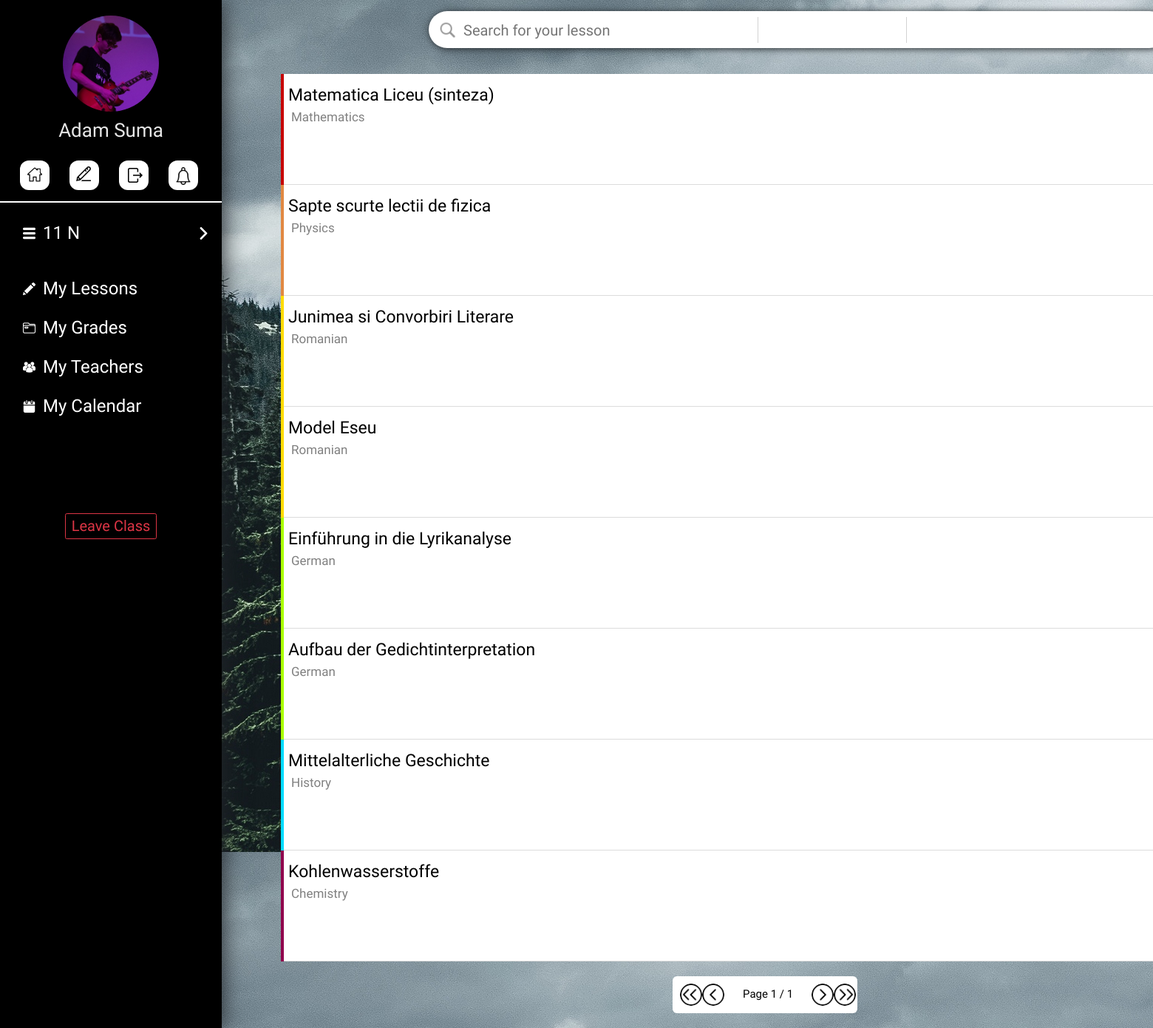
/welcome/student/lessons/0/ (signed in), run on the app's committed database.
### account/models.py (models this page shows, shortened)
class Userprofile(models.Model):
    TYPE_CHOICES = (
        ('student', 'Student'),
        ('teacher', 'Teacher')
    )
    user = models.OneToOneField(User, on_delete=models.CASCADE)
    user_type = models.CharField(max_length=30, choices=TYPE_CHOICES)
    profile_picture = models.ImageField(upload_to=profile_image_path, blank=True, null=True)
    main_class = models.ForeignKey(MainClass, on_delete=models.SET_NULL, null=True, blank=True)
    id_number = models.IntegerField(blank=False, null=True)
    teaching_subject = models.CharField(max_length=100, blank=False, null=True)
    teaching_certificate = models.FileField(upload_to=certificate_file_path, blank=False, null=True)

class MainClass(models.Model):
    name = models.CharField(max_length=30)
    year = models.IntegerField(default=1)

class Lesson(models.Model):
    title = models.TextField(max_length=100)
    sub_class = models.ForeignKey(SubClass, on_delete=models.CASCADE, null=False)
    text = models.TextField(max_length=1000)
    date_added = models.DateField(auto_now_add=True)
    def pdf_upload_path(self, filename):
        return "lessons/" + self.sub_class.main_class.name + "/" + self.sub_class.name + "/" + filename
    pdf = models.FileField(upload_to=pdf_upload_path, null=True, blank=True)

class SubClass(models.Model):
    name = models.CharField(max_length=30,blank=False,  null=False)
    subject = models.CharField(max_length=40, blank=False, null=False)
    teacher = models.ForeignKey(Userprofile, on_delete=models.SET_NULL, null=True)
    main_class = models.ForeignKey(MainClass, on_delete=models.CASCADE, null=False)
    color_code = models.CharField(max_length=6, default="C70000")

### account/views.py (the view)
# urls.py: url(r'^student/lessons/(?P<subclass_id>[0-9]+)/$', views.student_lessons, name='student_lessons'),
@login_required
def student_lessons(request, subclass_id):
    template_name = "account/basic/student_lessons.html"
    search_input = request.GET.get('search')
    if request.user.userprofile.user_type == 'teacher':
        return redirect('account:teacher_register')
    main_class = request.user.userprofile.main_class
    if subclass_id == '0':
        lesson_list = Lesson.objects.filter(sub_class__main_class=main_class).order_by('-date_added')
    else:
        if SubClass.objects.filter(id=subclass_id):
            lesson_list = Lesson.objects.filter(sub_class=SubClass.objects.get(id=subclass_id), sub_class__main_class=main_class).order_by('-date_added')
        else:
            return redirect('account:student_home')
    if search_input:
        lesson_list = lesson_list.filter(Q(title__icontains=search_input) | Q(date_added__icontains=search_input) | Q(sub_class__name__icontains=search_input))
        return render(request, template_name, context={'lessons': lesson_list, 'subclass_id': subclass_id})
    paginator = Paginator(lesson_list, 25)
    page = request.GET.get('page')
    lessons = paginator.get_page(page)
    return render(request, template_name, context={'lessons': lessons, 'subclass_id': subclass_id})

### account/templates/account/basic/student_lessons.html (shortened to what this page needs)
{% extends 'account/base.html' %}
{% block body %}
<div style="margin-left:33rem;">
    <div class="top-bar">
        <form method='GET' action="{% url 'account:student_lessons' subclass_id %}">
            <img src="/media/extra/search.png" style="height:3rem; width:3rem;margin-top:1rem;margin-left:1rem;float:left;">
            <input class="search" name='search' value="{{request.GET.search}}" placeholder="Search for your lesson">
        </form>
    </div>
    <br>
    <br>
    <br>
    <br>
    <div class="lesson-container">
    <br>
    {% for lesson in lessons %}
        <a href="{% url 'account:student_lesson' lesson.sub_class.id lesson.id%}" style="color:black;">
        <div class="list-card" style="border-bottom: 0.1rem solid #DCDCDC;">
            <div style="background-color:#{{lesson.sub_class.color_code}}; width:0.4rem; height:15rem;float:left;"></div>
            <h1 class="lesson-title">{{lesson.title}}</h1>
            <h1 class="lesson-subtitle">{{lesson.sub_class.name}}</h1>
        </div>
        <div style="height:0.1rem; width:140rem;float:left;margin-bottom:-0.1rem;"></div>
        </a>
    {% endfor %}
    </div>
    <center>
    <div class="pagination" style="background-color:white;width:25rem;height:5rem;border-radius: 0.6rem 0.6rem 0.6rem 0.6rem;margin-left:58rem;">
        <span class="step-links" >
            {% if lessons.has_previous %}
                <a href="?page=1" style="float:left">
                    <div style="border-radius: 20%;float:left;margin-top:1rem;margin-left:1rem;" title="First">
                        <img class='pagination-button' src="/media/extra/double-previous.png" style="width: 3rem; height:3rem;" />
                    </div>
                </a>
                <a href="?page={{ lessons.previous_page_number }}" style="float:left">
                    <div style="border-radius: 20%;float:left;margin-top:1rem;" title="Previous">
                        <img class='pagination-button' src="/media/extra/previous.png" style="width: 3rem; height:3rem;" />
                    </div>
                </a>
            {% else %}
                <a href="#" style="float:left">
                    <div style="border-radius: 20%;float:left;margin-top:1rem;margin-left:1rem;" title="First">
                        <img class='pagination-button-red' src="/media/extra/double-previous.png" style="width: 3rem; height:3rem;" />
                    </div>
                </a>
                <a href="#" style="float:left">
                    <div style="border-radius: 20%;float:left;margin-top:1rem;" title="Previous">
                        <img class='pagination-button-red' src="/media/extra/previous.png" style="width: 3rem; height:3rem;" />
                    </div>
                </a>
            {% endif %}
            <span style="float:left;color:black;margin-left:2.5rem; margin-right:2.5rem;font-family: 'Source Sans Pro', sans-serif;font-size:15px;margin-top:1.3rem;">
                Page {{ lessons.number }} / {{ lessons.paginator.num_pages }}
            </span>
            {% if lessons.has_next %}
                <a href="?page={{ lessons.next_page_number }}" style="float:left">
                    <div  style="border-radius: 20%;float:left;margin-top:1rem;" title="Next">
                        <img class='pagination-button' src="/media/extra/next.png" style="width: 3rem; height:3rem;" />
                    </div>
                </a>
                <a href="?page={{ lessons.paginator.num_pages }}" style="float:left">
                    <div style="border-radius: 20%;float:left;margin-top:1rem;" title="Last">
                        <img class='pagination-button' src="/media/extra/double-next.png" style="width: 3rem; height:3rem;" />
                    </div>
                </a>
            {% else %}
                <a href="#" style="float:left">
                    <div  style="border-radius: 20%;float:left;margin-top:1rem;" title="Next">
                        <img class='pagination-button-red' src="/media/extra/next.png" style="width: 3rem; height:3rem;" />
                    </div>
                </a>
                <a href="#" style="float:left">
                    <div style="border-radius: 20%;float:left;margin-top:1rem;" title="Last">
                        <img class='pagination-button-red' src="/media/extra/double-next.png" style="width: 3rem; height:3rem;" />
                    </div>
                </a>
            {% endif %}
        </span>
    </div>
    </center>
</div>
{% endblock %}

### account/templates/account/base.html (shortened to what this page needs)
<!DOCTYPE html>
<html>
<head>
	{% load static %}
		<link rel="stylesheet" href="https://maxcdn.bootstrapcdn.com/bootstrap/3.3.6/css/bootstrap.min.css" />
        <link rel="stylesheet" href="https://stackpath.bootstrapcdn.com/bootstrap/4.1.3/css/bootstrap.min.css">
		<link rel="stylesheet" type="text/css" href="{% static 'account/style.css' %}" />
<head>
<body>
    <div class="sidenav" id="sidenav">
    <center>
        {% if user.userprofile.profile_picture %}
            <img src="{{user.userprofile.profile_picture.url}}" style="width: 13rem; height:13rem; border-radius: 50%; margin-top:7%;" />
        {% else %}
            <img src="/media/extra/Steach_logo.png" style="width: 100%; float:left; margin-left:-2%;" />
            {% endif %}
            <h1 class='welcome-text' style="margin-top: 1rem; font-size:260%">{{user.first_name}} {{user.last_name}}</h1>
            <a href="{% url 'account:student_home' %}">
                <div class='home-sidebar-button' title="Home">
                    <img src="/media/extra/home.png" style="width: 2rem; height:2rem; margin-top:22%; margin-left:2%;" />
                </div>
            </a>
            <div class='home-sidebar-button' title="Edit Profile">
                <img src="/media/extra/pencil_black.png" style="width: 2rem; height:2rem; margin-top:20%; margin-left:-5%;" />
            </div>
            <div class='home-sidebar-button' title="Logout">
                <img src="/media/extra/exit.png" style="width: 2rem; height:2rem; margin-top:25%; margin-left: 10%;" />
            </div>
            <a href="#">
                <div class='home-sidebar-button' style="" title="Notfications">
                    <img src="/media/extra/notification.png" style="width: 2.4rem; height:2.4rem; margin-top:22%; margin-left:2%;" />
                </div>
            </a>
            </center>
            <br>
            <div style="width:100%; height:0.2rem; background-color:white; float:left; margin-top:1.5rem;"></div>
            {% if not user.userprofile.main_class %}
                <div class="join-class-button"><h1 class="welcome-text" style="color: black; margin-top: 0.7rem;">Join a Class</h1></div>
            {% else %}
            <br><br><br><br><br>
            <button class="mainclass-button" id="mainclass-home" onclick="show_hide()">
                <img src="/media/extra/menu.png" style="width:17px; height:17px;float:left; margin-left:2rem;margin-top:1.1rem;"/>
                <h1 class="sidenav-element" id="sidenav-mainclass">{{user.userprofile.main_class.name}}</h1>
                <img class="arrow-right" src="/media/extra/right-arrow.png" style="width:17px; height:17px;float:right;margin-top:1.1rem;"/>
            </button>
            <br><br><br><br><br>
            <a href="{% url 'account:student_lessons' 0 %}">
                <button class="mainclass-button" style="border-radius: 5px 5px 5px 5px;">
                    <img src="/media/extra/test2.png" style="width:17px; height:17px;float:left; margin-left:2rem;margin-top:1.1rem;"/>
                    <h1 class="sidenav-element" id="sidenav-mainclass">My Lessons</h1>
                </button>
            </a>
            <a href="{% url 'account:student_grades' 0 %}">
                <button class="mainclass-button" style="border-radius: 5px 5px 5px 5px;">
                    <img src="/media/extra/folder.png" style="width:17px; height:17px;float:left; margin-left:2rem;margin-top:1.1rem;"/>
                    <h1 class="sidenav-element" id="sidenav-mainclass">My Grades</h1>
                </button>
            </a>
            <button class="mainclass-button" style="border-radius: 5px 5px 5px 5px;">
                <img src="/media/extra/teachers.png" style="width:17px; height:17px;float:left; margin-left:2rem;margin-top:1.1rem;"/>
                <h1 class="sidenav-element" id="sidenav-mainclass">My Teachers</h1>
            </button>
            <a href="{% url 'account:student_calendar' 0 0 %}">
            <button class="mainclass-button" style="border-radius: 5px 5px 5px 5px;">
                <img src="/media/extra/calendar.png" style="width:17px; height:17px;float:left; margin-left:2rem;margin-top:1.1rem;"/>
                <h1 class="sidenav-element" id="sidenav-mainclass">My Calendar</h1>
            </button>
            </a>
            <center><button class="btn btn-outline-danger" style="height:3.5rem;margin-top:12rem;"><h1 style="font-size:20px;font-family: 'Raleway', sans-serif;">Leave Class</h1></buttton></center>
        {% endif %}
    </div>
    <div class="main-div" id="main">
    {% block body %}
    {% endblock %}
    </div>
</body>
</html>

### account/static/account/style.css (style rules this page uses)
body { background-image: url(bg-forest.jpg); background-attachment: fixed; }
.main-div { opacity: 0; transition: opacity 0.4s; }
.welcome-text { margin-top: 0rem; font-family: 'Raleway', sans-serif; font-size: 35px; color: #E7E7E7; }
.sidenav { position: fixed; height: 100%; width: 30rem; float: left; background-color: black; box-shadow: 1px 1px 30px; overflow-y: scroll; }
.home-sidebar-button { width: 4rem; height: 4rem; border-radius: 30%; background-color: white; float: left; margin-left: 9%; margin-top: 2rem; transition: background-color 0.2s; }
.mainclass-button { float: left; margin-left: 0.5rem; margin-top: 0.3rem; background-color: black; border: None; border-radius: 5px 5px 0px 0px; outline: none; color: white; width: 95%; height: 5rem; transition: background-color 0.2s; }
.sidenav-element { margin-left: 1rem; margin-right: 5rem; float: left; font-family: 'Source Sans Pro', sans-serif; font-size: 24px; margin-top: 0.5rem; }
.arrow-right { display: block; transition: display 0.2s; }
.list-card { height: 15rem; width: 140rem; float: left; background-color: white; transition: background-color 0.2s; }
.top-bar { width: 100rem; position: fixed; height: 5rem; background-color: white; border-radius: 50px; margin-top: 1.5rem; margin-left: 25rem; box-shadow: 1px 1px 10px; transition: box-shadow 0.3s; }
.lesson-container { margin-left: 5rem; margin-top: 2.5rem; }
.lesson-title { font-family: 'Source Sans Pro', sans-serif; font-size: 23px; margin-top: 1.5rem; margin-left: 1rem; }
.lesson-subtitle { font-family: 'Source Sans Pro', sans-serif; font-size: 17px; color: grey; float: left; margin-left: 1rem; }
.search { width: 40rem; height: 2.5rem; margin-top: 1.3rem; margin-left: 0.5rem; font-size: 20px; float: left; border: none; background-color: none; color: rgb(107, 107, 107); font-family: 'Raleway', sans-serif; }
.pagination { float: left; color: white; }
.pagination-button-red { border-radius: 100%; transition: background-color 0.2s; }

### data on the page
Lesson: title "Matematica Liceu (sinteza)", sub_class.name "Mathematics"
Lesson: title "Sapte scurte lectii de fizica", sub_class.name "Physics"
Lesson: title "Junimea si Convorbiri Literare", sub_class.name "Romanian"
Lesson: title "Model Eseu", sub_class.name "Romanian"
Lesson: title "Einführung in die Lyrikanalyse", sub_class.name "German"
Lesson: title "Aufbau der Gedichtinterpretation", sub_class.name "German"
Lesson: title "Mittelalterliche Geschichte", sub_class.name "History"
Lesson: title "Kohlenwasserstoffe", sub_class.name "Chemistry"

### other printed values
{{ user.first_name }} "Adam"
{{ user.last_name }} "Suma"
{{ user.userprofile.main_class.name }} "11 N"
{{ lessons.number }} "1"
{{ lessons.paginator.num_pages }} "1"
